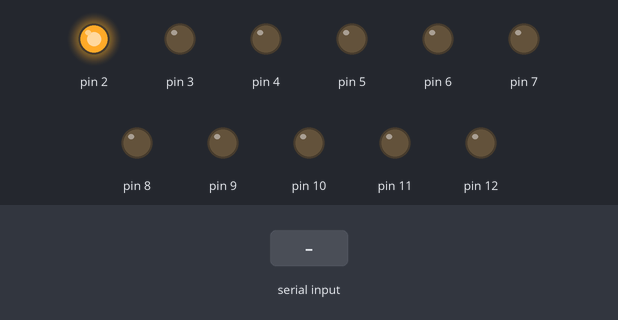
Recording of a sketch running on a simulated Arduino Uno, built with avr-gcc and run on an emulated ATmega328P. Shown: output pins drawn as LEDs (lit = HIGH). The inputs (shaded band) are chosen by the test bench. What the sketch prints to the serial monitor is not drawn.

Above: at 1.2 s.
1.3 s: byte 1 (1) received over Serial
At 2.3 s:
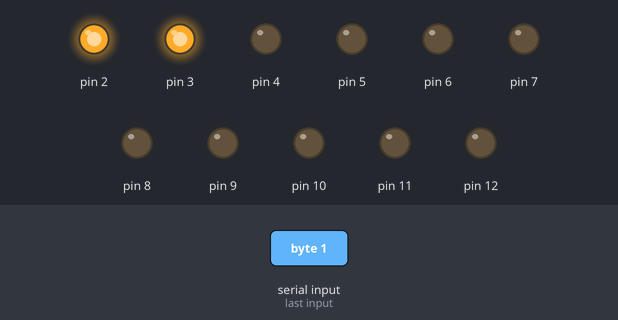
2.8 s: byte 2 (2) received over Serial
At 3.3 s:
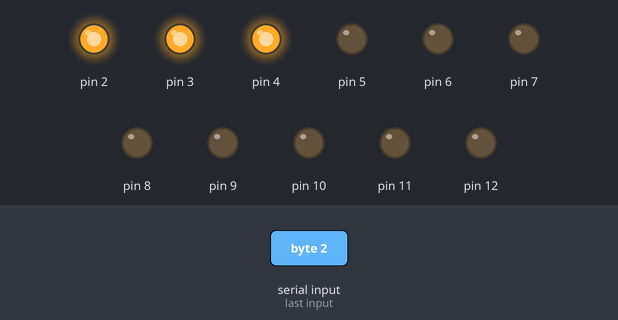
4.3 s: byte 3 (3) received over Serial
At 5.5 s:
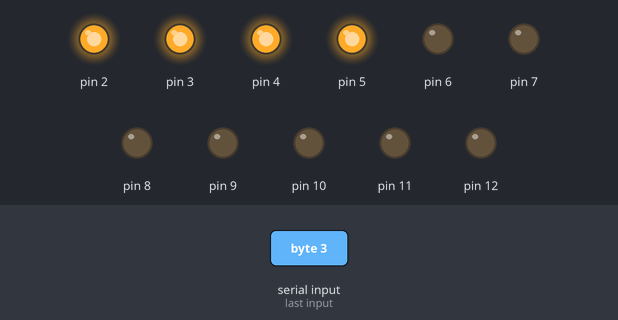
5.8 s: byte 4 (4) received over Serial
At 6.6 s:
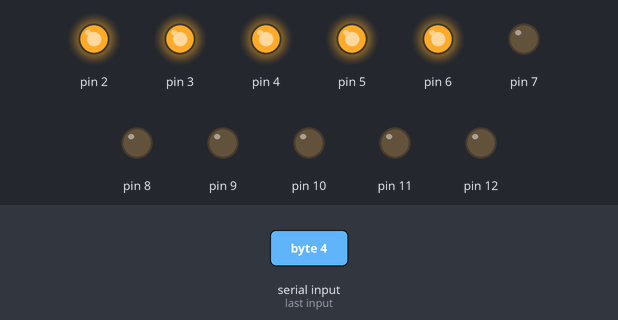
7.3 s: byte 5 (5) received over Serial
At 7.7 s:
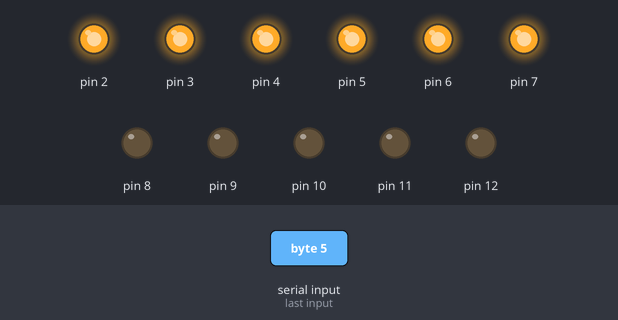
8.8 s: byte 6 (6) received over Serial
At 9.9 s:
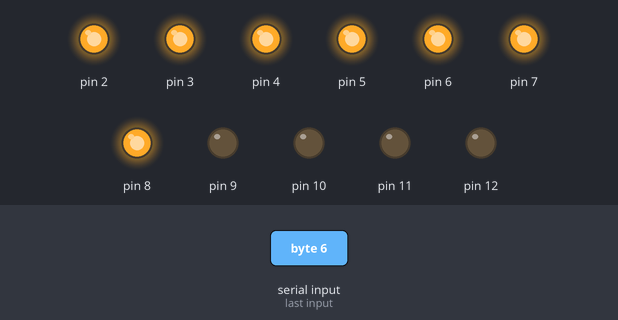
Timing chart, 0 to 11.3 s (numbered marks = the images above; inputs shaded):
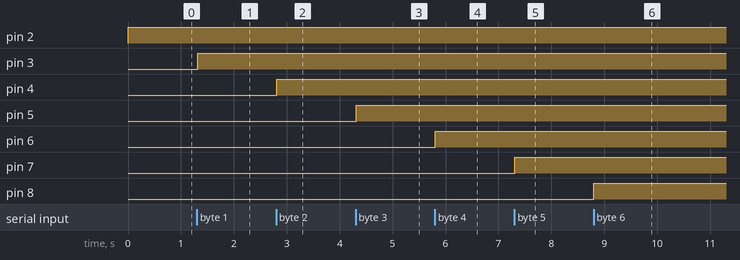

The sketch:

MasterVolume.ino
```cpp
//Message
byte input_byte;
//Setup
void setup(){
  //Serial baud rate 9600.
  Serial.begin(9600);
  //Ten LED configuration +
  //One statue LED.
  //At least two LEDs should use MOSFETS.
  pinMode(2, OUTPUT);
  pinMode(3, OUTPUT);
  pinMode(4, OUTPUT);
  pinMode(5, OUTPUT);
  pinMode(6, OUTPUT);
  pinMode(7, OUTPUT);
  pinMode(8, OUTPUT);
  pinMode(9, OUTPUT);
  pinMode(10, OUTPUT);
  pinMode(11, OUTPUT);
  pinMode(12, OUTPUT);
}
//Main loop.
void loop(){
  //Buffer size is 1 byte.
  if(Serial.available() == 1){
    //Read from buffer.
    input_byte = Serial.read();
  }
  switch (input_byte){
    case 0:
      Serial.print("THIS IS ARDUINO!");
      digitalWrite(2, HIGH);
      break;
    case 1:
      digitalWrite(3, HIGH);
      digitalWrite(4, LOW);
      digitalWrite(5, LOW);
      digitalWrite(6, LOW);
      digitalWrite(7, LOW);
      digitalWrite(8, LOW);
      digitalWrite(9, LOW);
      digitalWrite(10, LOW);
      digitalWrite(11, LOW);
      digitalWrite(12, LOW);
      break;
    case 2:
      digitalWrite(3, HIGH);
      digitalWrite(4, HIGH);
      digitalWrite(5, LOW);
      digitalWrite(7, LOW);
      digitalWrite(8, LOW);
      digitalWrite(9, LOW);
      digitalWrite(10, LOW);
      digitalWrite(11, LOW);
      digitalWrite(12, LOW);
      break;
    case 3:
      digitalWrite(3, HIGH);
      digitalWrite(4, HIGH);
      digitalWrite(5, HIGH);
      digitalWrite(6, LOW);
      digitalWrite(7, LOW);
      digitalWrite(8, LOW);
      digitalWrite(9, LOW);
      digitalWrite(10, LOW);
      digitalWrite(11, LOW);
      digitalWrite(12, LOW);
      break;
    case 4:
      digitalWrite(3, HIGH);
      digitalWrite(4, HIGH);
      digitalWrite(5, HIGH);
      digitalWrite(6, HIGH);
      digitalWrite(7, LOW);
      digitalWrite(8, LOW);
      digitalWrite(9, LOW);
      digitalWrite(10, LOW);
      digitalWrite(11, LOW);
      digitalWrite(12, LOW);
      break;
    case 5:
      digitalWrite(3, HIGH);
      digitalWrite(4, HIGH);
      digitalWrite(5, HIGH);
      digitalWrite(6, HIGH);
      digitalWrite(7, HIGH);
      digitalWrite(8, LOW);
      digitalWrite(9, LOW);
      digitalWrite(10, LOW);
      digitalWrite(11, LOW);
      digitalWrite(12, LOW);
      break;
    case 6:
      digitalWrite(3, HIGH);
      digitalWrite(4, HIGH);
      digitalWrite(5, HIGH);
      digitalWrite(6, HIGH);
      digitalWrite(7, HIGH);
      digitalWrite(8, HIGH);
      digitalWrite(9, LOW);
      digitalWrite(10, LOW);
      digitalWrite(11, LOW);
      digitalWrite(12, LOW);
      break;
    case 7:
      digitalWrite(3, HIGH);
      digitalWrite(4, HIGH);
      digitalWrite(5, HIGH);
      digitalWrite(6, HIGH);
      digitalWrite(7, HIGH);
      digitalWrite(8, HIGH);
      digitalWrite(9, HIGH);
      digitalWrite(10, LOW);
      digitalWrite(11, LOW);
      digitalWrite(12, LOW);
      break;
    case 8:
      digitalWrite(3, HIGH);
      digitalWrite(4, HIGH);
      digitalWrite(5, HIGH);
      digitalWrite(6, HIGH);
      digitalWrite(7, HIGH);
      digitalWrite(8, HIGH);
      digitalWrite(9, HIGH);
      digitalWrite(10, HIGH);
      digitalWrite(11, LOW);
      digitalWrite(12, LOW);
      break;
    case 9:
      digitalWrite(3, HIGH);
      digitalWrite(4, HIGH);
      digitalWrite(5, HIGH);
      digitalWrite(6, HIGH);
      digitalWrite(7, HIGH);
      digitalWrite(8, HIGH);
      digitalWrite(9, HIGH);
      digitalWrite(10, HIGH);
      digitalWrite(11, HIGH);
      digitalWrite(12, LOW);
      break;
    case 10:
      digitalWrite(3, HIGH);
      digitalWrite(4, HIGH);
      digitalWrite(5, HIGH);
      digitalWrite(6, HIGH);
      digitalWrite(7, HIGH);
      digitalWrite(8, HIGH);
      digitalWrite(9, HIGH);
      digitalWrite(10, HIGH);
      digitalWrite(11, HIGH);
      digitalWrite(12, HIGH);
      break;
  }
  //Clear message.
  input_byte = 0;
}
```

Measured:
- after the input at 1.3 s, pin 3: LOW → HIGH at once
- after the input at 2.8 s, pin 4: LOW → HIGH at once
- after the input at 4.3 s, pin 5: LOW → HIGH at once
- after the input at 5.8 s, pin 6: LOW → HIGH at once
- after the input at 7.3 s, pin 7: LOW → HIGH at once
- after the input at 8.8 s, pin 8: LOW → HIGH at once
